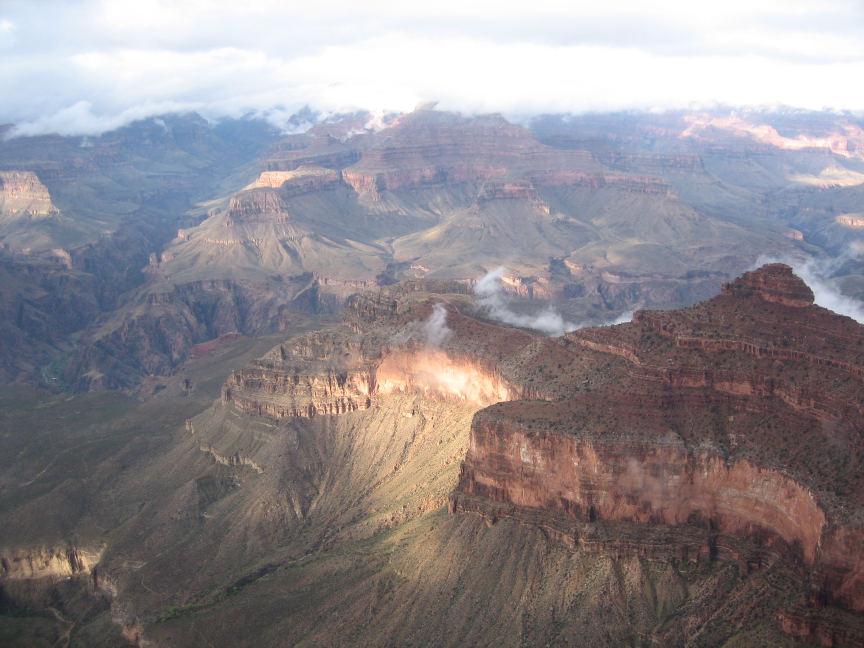
#> input picture Grand_can.jpg, 2592 x 1944 px (shown at 1/3 size)
$ python Module_11_1-03-pillow.py
#> lines starting #> are read from the running program, lines starting #| are printed output that depends on the picture
from PIL import Image
from PIL import Image , ImageDraw, ImageFont
#  Исходное изображение
picture = Image.open('Grand_can.jpg')
#> picture is the input picture: PIL image 2592x1944 RGB; mean R, G, B 142.5, 137.2, 141.9
picture.show()
#  Обрезка изображения
cord = (100, 100, 1200, 800) # лево, верх, право, низ
new_picture = picture.crop(cord)
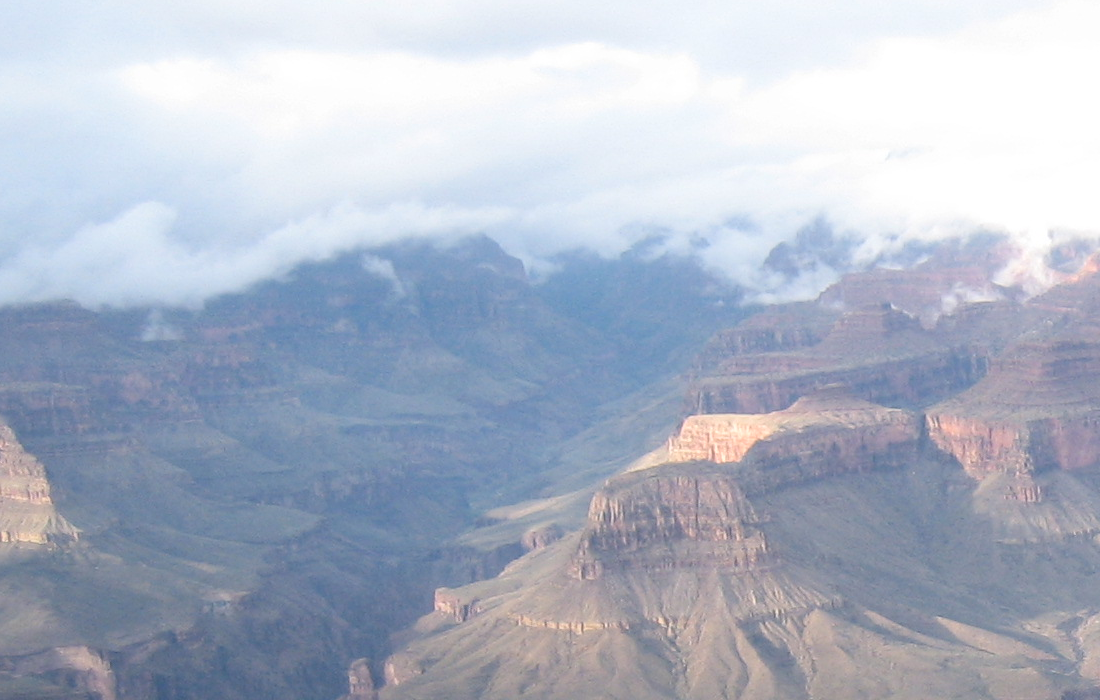
#> new_picture: PIL image 1100x700 RGB; mean R, G, B 174.6, 183, 199.4
new_picture.show()
#  Изменение  размера изображения
resized_image = picture.resize((1280, 620))
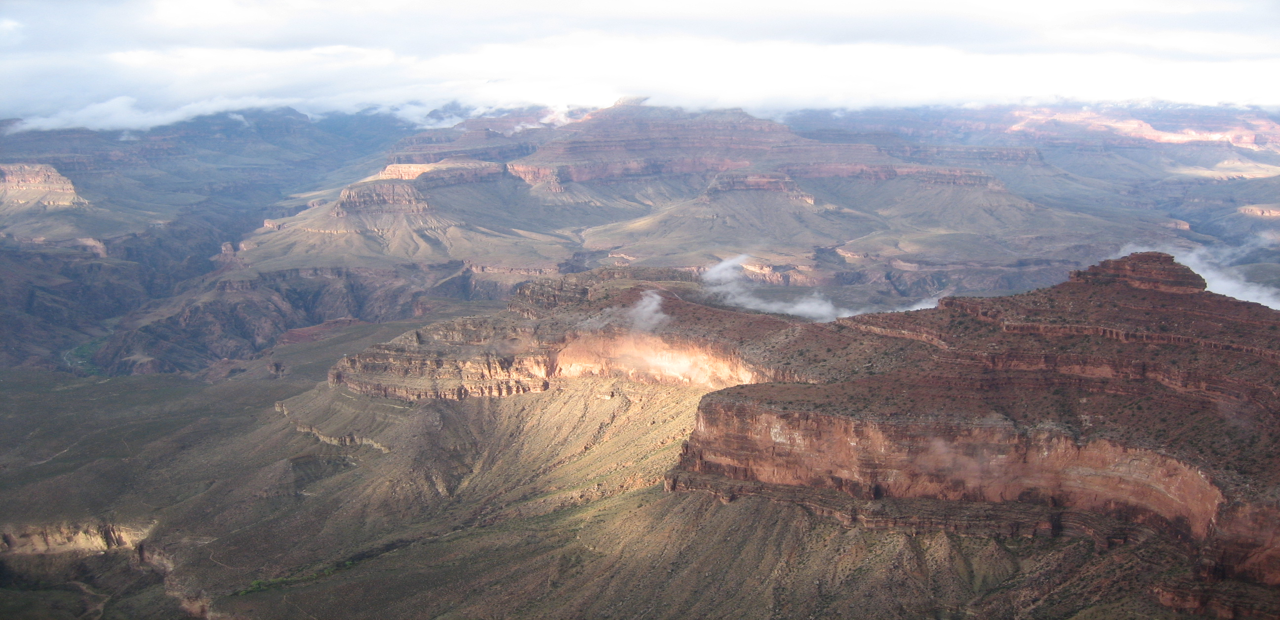
#> resized_image: PIL image 1280x620 RGB; mean R, G, B 142.5, 137.2, 141.9
resized_image.show()
#  Надпись  на изображении
font = ImageFont.truetype("arial.ttf", 96, encoding="unic")
pencil = ImageDraw.Draw(resized_image)
pencil.text((200,200),'GRAND  CANYON',  font=font, size = 256)
resized_image.show()
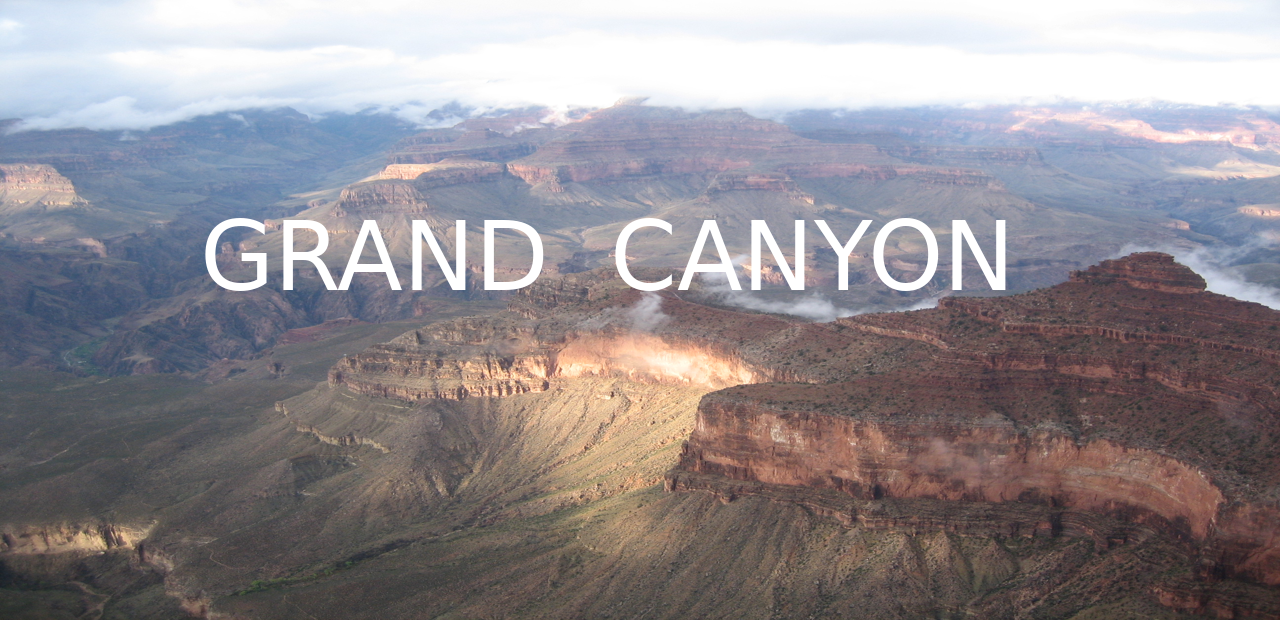
#> shown: PIL image 1280x620 RGB; mean R, G, B 145, 139.7, 144.2
